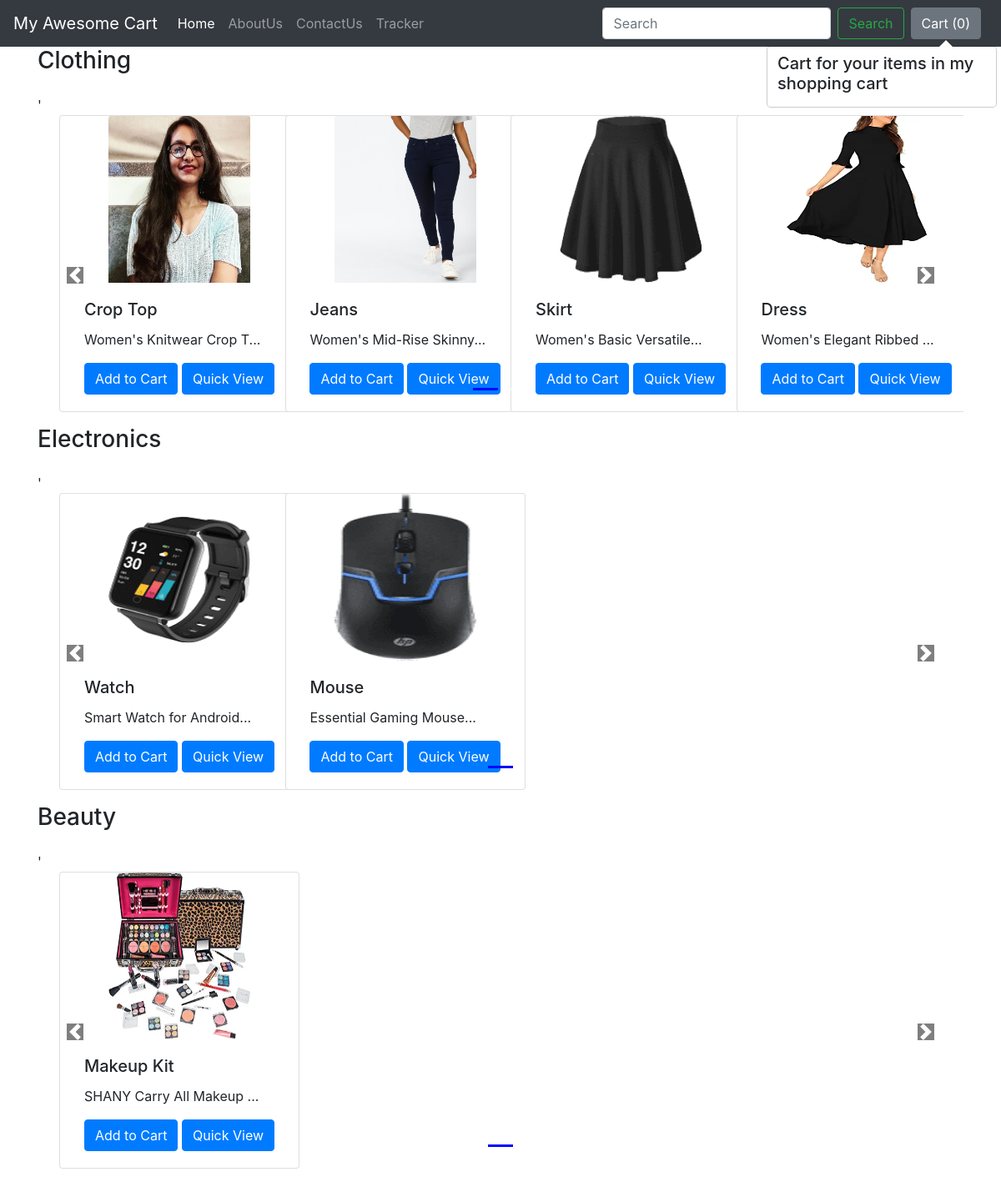
The app's page /shop/ with its own data.
### shop/models.py (models this page shows, shortened)
class Product(models.Model):
    prod_id=models.AutoField(primary_key=True)
    prod_name=models.CharField(max_length=50)
    category=models.CharField(max_length=50,default="")
    sub_category=models.CharField(max_length=50,default="")
    price=models.IntegerField(default=0)
    desc=models.CharField(max_length=200)
    pub_date=models.DateField()
    image=models.ImageField(upload_to="shop/images",default="")

### shop/views.py (the view)
# urls.py: path('', views.index,name="BlogHome"),
def index(request):
    allprods=[]
    catProds= Product.objects.values('category','prod_id')
    cats = {item['category'] for item in catProds}
    for i in cats:
        prod = Product.objects.filter(category=i)
        n=len(prod)
        nslides=n//4+ceil((n/4)-n//4)
        allprods.append([prod,range(1,nslides),nslides])
    params = {'allprods':allprods}
    return render(request,'shop/index.html',params)

### templates/shop/index.html (shortened to what this page needs)
{% extends 'shop/basic.html' %}
{% block body %}
{% load static %}
<div class="container">
  {% for products,range,nslides in allprods %}
  <h3>{{products.0.category}}</h3>
  <div class="row">
    <div id="demo{{forloop.counter}}" class="col carousel slide my-3" data-ride="carousel">'
        <ul class="carousel-indicators">
            <li data-target="#demo{{forloop.counter}}" data-slide-to="0" class="active"></li>
    {% for i in range %}
       <li data-target="#demo{{forloop.parent.counter}}" data-slide-to="{{i}}" ></li>
    {% endfor %}
</ul>
      <div class="container carousel-inner no-padding">
        <div class="carousel-item active">
            {% for i in products %}
            <div class="col-xs-3 col-sm-3 col-md-3">
              <div class="card align-items-center" style="width: 18rem;">
                <img src='/media/{{i.image}}' class="card-img-top" alt="...">
                <div class="card-body">
                  <h5 class="card-title" id ="namepr{{i.prod_id}}">{{i.prod_name}}</h5>
                  <p class="card-text">{{i.desc|slice:"0:23"}}...</p>
                  <span id="divpr{{i.prod_id}}" class="divpr">
                  <button id="pr{{i.prod_id}}" class="btn btn-primary cart">Add to Cart</button>
                  </span>
                  <a href= "/shop/Products/{{i.prod_id}}"><button id="qv{{i.prod_id}}" class="btn btn-primary cart">Quick View</button></a>
                </div>
              </div>
            </div>
            {% if forloop.counter|divisibleby:4 and forloop.counter > 0 and not forloop.last %}
             </div><div class="carousel-item">
            {% endif%}
            {% endfor %}
      </div>
      </div>
        </div>
<a class="carousel-control-prev " href="#demo{{forloop.counter}}" role="button" data-slide="prev">
   <span class="carousel-control-prev-icon" aria-hidden="true" ></span>
  </a>
  <a class="carousel-control-next" href="#demo{{forloop.counter}}" role="button" data-slide="next">
    <span class="carousel-control-next-icon" aria-hidden="true"></span>
  </a>
</div>
  {% endfor %}
</div>
 {% endblock %}

### templates/shop/basic.html (shortened to what this page needs)
<!doctype html>
<html lang="en">
  <head>
    <link rel="stylesheet" href="https://stackpath.bootstrapcdn.com/bootstrap/4.2.1/css/bootstrap.min.css">
  </head>
  <body>
    <nav class="navbar navbar-expand-lg navbar-dark bg-dark">
  <a class="navbar-brand" href="/shop">My Awesome Cart</a>
  <div class="collapse navbar-collapse" id="navbarSupportedContent">
    <ul class="navbar-nav mr-auto">
      <li class="nav-item active">
        <a class="nav-link" href="/shop">Home <span class="sr-only">(current)</span></a>
      </li>
      <li class="nav-item">
        <a class="nav-link" href="/shop/about">AboutUs</a>
      </li>
      <li class="nav-item">
        <a class="nav-link" href="/shop/contact">ContactUs</a>
      </li>
      <li class="nav-item">
        <a class="nav-link" href="/shop/tracker">Tracker</a>
      </li>
    </ul>
    <form class="form-inline my-2 my-lg-0">
      <input class="form-control mr-sm-2" type="search" placeholder="Search" aria-label="Search">
      <button class="btn btn-outline-success my-2 my-sm-0" type="submit">Search</button>
    </form>
      <button type="button" id = "popcart"class="btn btn-secondary mx-2" data-container="body" data-toggle="popover" data-placement="bottom" data-html="true" data-content="Vivamus sagittis lacus vel augue laoreet rutrum faucibus.">
        Cart (<span id="cart">0</span>)
      </button>
  </div>
</nav>
{% block body %} {% endblock %}
  </body>
</html>

### records on screen
Product: category "Clothing", image (picture), prod_name "Crop Top", desc "Women's Knitwear Crop T"
Product: image (picture), prod_name "Jeans", desc "Women's Mid-Rise Skinny"
Product: image (picture), prod_name "Skirt", desc "Women's Basic Versatile"
Product: image (picture), prod_name "Dress", desc "Women's Elegant Ribbed"
Product: category "Electronics", image (picture), prod_name "Watch", desc "Smart Watch for Android"
Product: image (picture), prod_name "Mouse", desc "Essential Gaming Mouse"
Product: category "Beauty", image (picture), prod_name "Makeup Kit", desc "SHANY Carry All Makeup"
